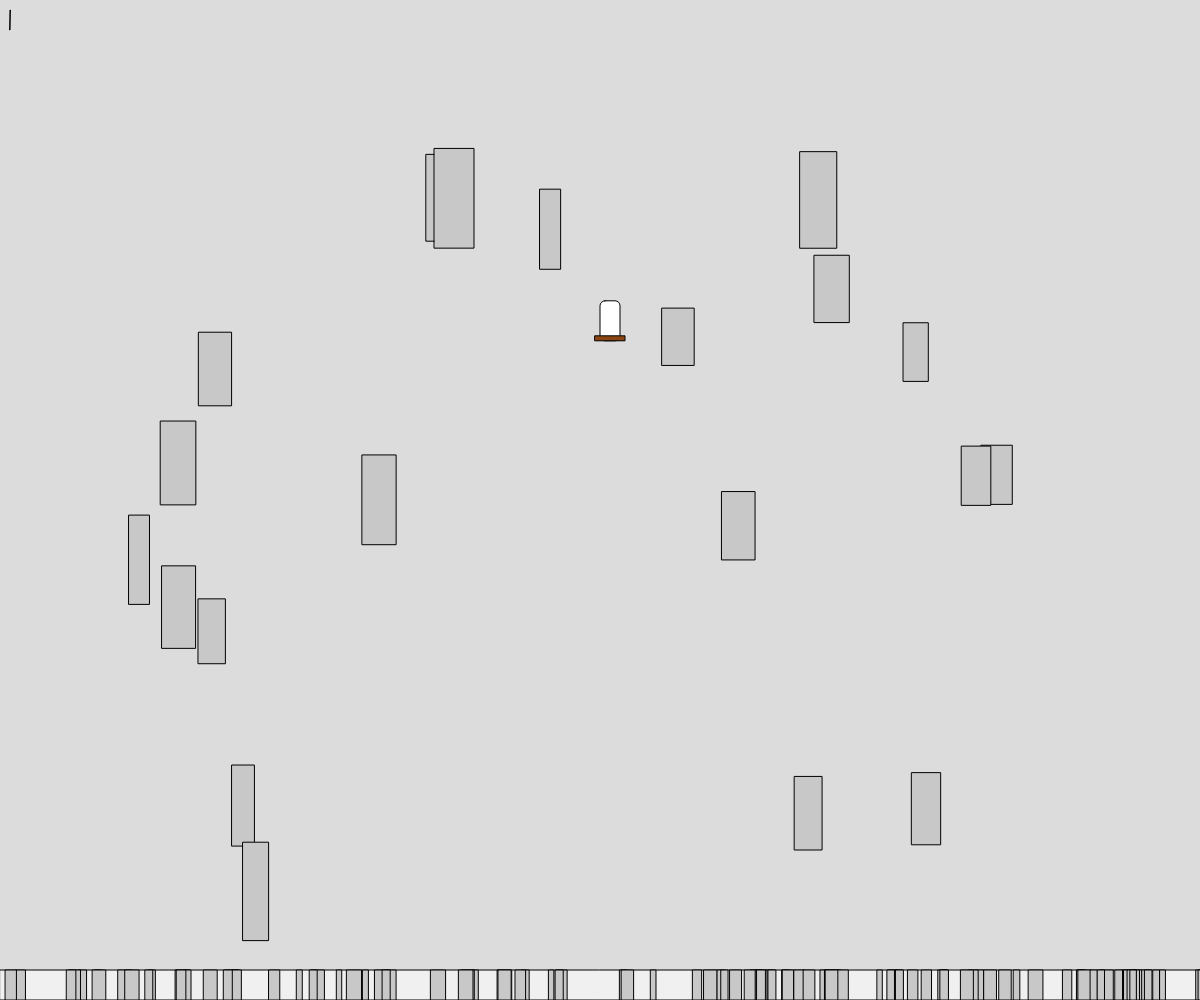
Frame 1 (no input)
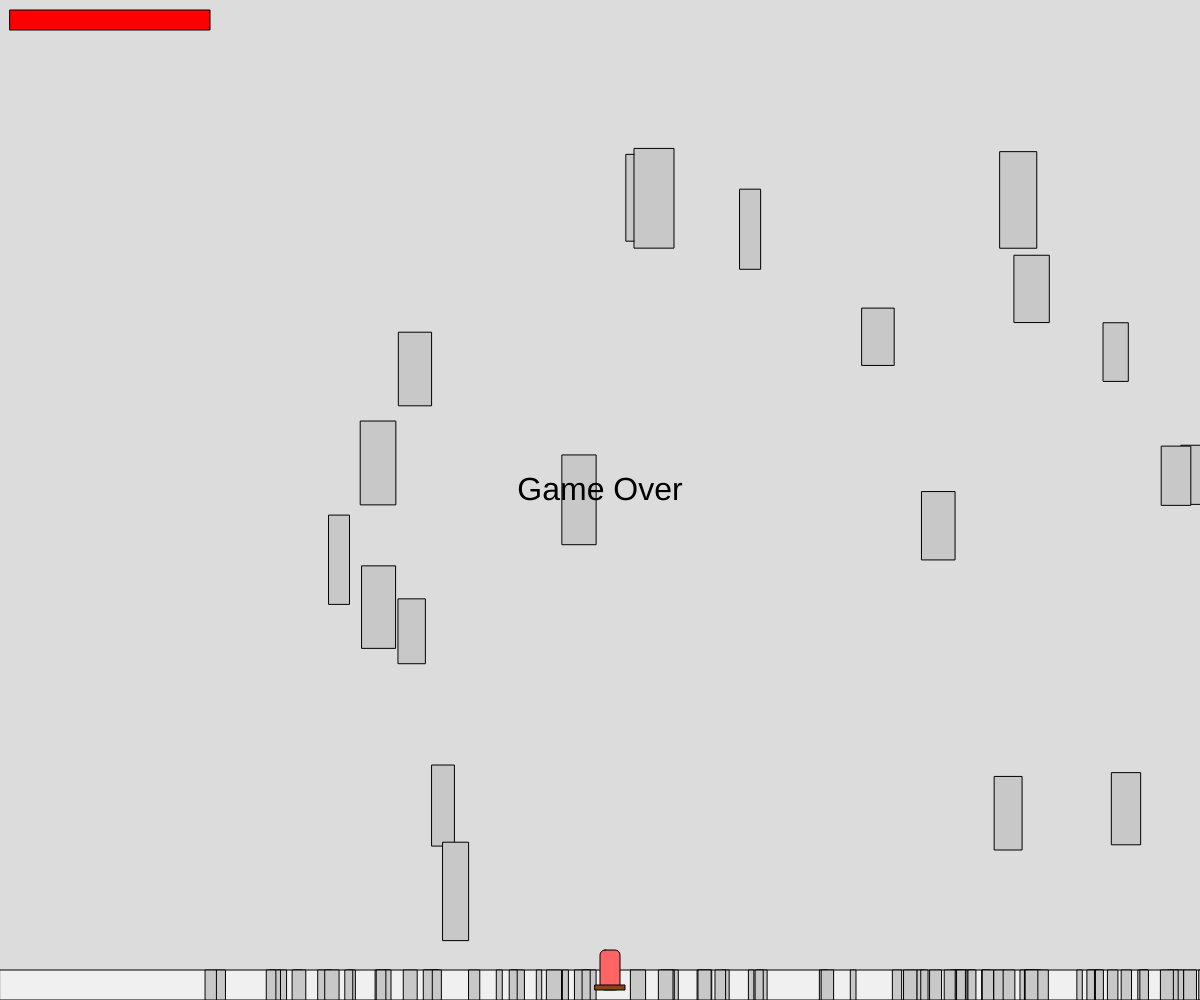
Frame 60 (no input)
Frame 120 (the mouse pressed at the canvas centre since frame 60): identical to frame 60, image omitted

The p5.js sketch that drew these frames (run headless with seeded random() and noise() and a simulated clock; from frame 60 on, the mouse is pressed at the canvas centre):

// p5.js sketch
// ── sketch.js
let snowboarder;
let course;
let walls = [];
let damage = 0;
let maxDamage = 100;
let gameRunning = true;
let cameraOffset = 0;

class Snowboarder {
  constructor() {
    this.x = 400;
    this.y = 300;
    this.z = 0;
    this.velX = 0;
    this.velY = 0;
    this.velZ = 0;
    this.onGround = false;
    this.jumpPower = -15;
    this.gravity = 0.8;
    this.speed = 5;
    this.recoil = 0;
    this.width = 20;
    this.height = 40;
  }

  update() {
    if (!gameRunning) return;

    // Apply gravity
    this.velY += this.gravity;

    // Handle input
    if (keyIsDown(LEFT_ARROW)) {
      this.velX = -this.speed;
    } else if (keyIsDown(RIGHT_ARROW)) {
      this.velX = this.speed;
    } else {
      this.velX *= 0.8; // Friction
    }

    if (keyIsDown(UP_ARROW) && this.onGround) {
      this.velY = this.jumpPower;
      this.onGround = false;
    }

    // Update position
    this.x += this.velX;
    this.y += this.velY;
    this.z += this.velZ;

    // Apply recoil from collisions
    if (this.recoil > 0) {
      this.recoil -= 1;
    }

    // Keep within bounds
    this.x = constrain(this.x, 50, width - 50);

    // Ground collision
    if (this.y > height - 50) {
      this.y = height - 50;
      this.velY = 0;
      this.onGround = true;
    }

    // Wall collision
    for (let wall of walls) {
      if (abs(this.x - wall.x) < wall.width / 2 + this.width / 2 &&
          abs(this.y - wall.y) < wall.height / 2 + this.height / 2) {
        // Damage from collision
        damage += 5;
        this.recoil = 10;
        this.velX *= -0.5;
        this.velY *= -0.3;

        if (damage >= maxDamage) {
          gameRunning = false;
        }
      }
    }

    // Camera follows snowboarder
    cameraOffset = this.x - width / 2;
  }

  display() {
    push();
    translate(-cameraOffset, 0);

    // Draw snowboarder with recoil effect
    fill(255);
    if (this.recoil > 0) {
      fill(255, 100, 100); // Red when hit
    }
    rect(this.x, this.y, this.width, this.height, 5);

    // Draw snowboard
    fill(139, 69, 19);
    rect(this.x - 5, this.y + this.height - 5, this.width + 10, 5);

    pop();
  }
}

class Wall {
  constructor(x, y, width, height) {
    this.x = x;
    this.y = y;
    this.width = width;
    this.height = height;
  }

  display() {
    push();
    translate(-cameraOffset, 0);
    fill(200);
    rect(this.x, this.y, this.width, this.height);
    pop();
  }
}

function setup() {
  createCanvas(windowWidth, windowHeight);
  snowboarder = new Snowboarder();

  // Create some walls for the course
  for (let i = 0; i < 20; i++) {
    let x = random(100, width - 100);
    let y = random(100, height - 150);
    let w = random(20, 40);
    let h = random(50, 100);
    walls.push(new Wall(x, y, w, h));
  }

  // Add some ground
  for (let i = 0; i < 100; i++) {
    let x = random(width);
    let y = height - 30;
    let size = random(5, 15);
    walls.push(new Wall(x, y, size, 30));
  }
}

function draw() {
  background(220);

  // Draw ground
  fill(240);
  rect(0, height - 30, width, 30);

  // Draw walls
  for (let wall of walls) {
    wall.display();
  }

  // Update and display snowboarder
  snowboarder.update();
  snowboarder.display();

  // Draw damage indicator
  fill(255, 0, 0);
  rect(10, 10, map(damage, 0, maxDamage, 0, 200), 20);

  if (!gameRunning) {
    textSize(32);
    textAlign(CENTER);
    fill(0);
    text("Game Over", width / 2, height / 2);
  }
}

function windowResized() {
  resizeCanvas(windowWidth, windowHeight);
}
